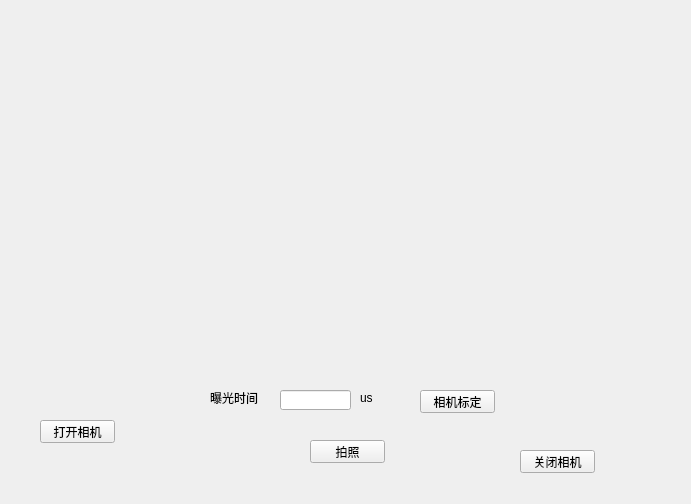
<?xml version="1.0" encoding="UTF-8"?>
<ui version="4.0">
 <class>TakePictureClass</class>
 <widget class="QWidget" name="TakePictureClass">
  <property name="geometry">
   <rect>
    <x>0</x>
    <y>0</y>
    <width>691</width>
    <height>504</height>
   </rect>
  </property>
  <property name="windowTitle">
   <string>TakePicture</string>
  </property>
  <widget class="QPushButton" name="OpenCameraButton">
   <property name="geometry">
    <rect>
     <x>40</x>
     <y>420</y>
     <width>75</width>
     <height>23</height>
    </rect>
   </property>
   <property name="text">
    <string>打开相机</string>
   </property>
  </widget>
  <widget class="QPushButton" name="TakePictureButton">
   <property name="geometry">
    <rect>
     <x>310</x>
     <y>440</y>
     <width>75</width>
     <height>23</height>
    </rect>
   </property>
   <property name="text">
    <string>拍照</string>
   </property>
  </widget>
  <widget class="QPushButton" name="CloseCameraButton">
   <property name="geometry">
    <rect>
     <x>520</x>
     <y>450</y>
     <width>75</width>
     <height>23</height>
    </rect>
   </property>
   <property name="text">
    <string>关闭相机</string>
   </property>
  </widget>
  <widget class="QLabel" name="pictureLabel">
   <property name="geometry">
    <rect>
     <x>210</x>
     <y>70</y>
     <width>391</width>
     <height>271</height>
    </rect>
   </property>
   <property name="text">
    <string/>
   </property>
  </widget>
  <widget class="QLabel" name="label">
   <property name="geometry">
    <rect>
     <x>210</x>
     <y>390</y>
     <width>61</width>
     <height>16</height>
    </rect>
   </property>
   <property name="text">
    <string>曝光时间</string>
   </property>
  </widget>
  <widget class="QLineEdit" name="ExposureTimeEdit">
   <property name="geometry">
    <rect>
     <x>280</x>
     <y>390</y>
     <width>71</width>
     <height>20</height>
    </rect>
   </property>
   <property name="text">
    <string/>
   </property>
   <property name="echoMode">
    <enum>QLineEdit::Normal</enum>
   </property>
   <property name="readOnly">
    <bool>false</bool>
   </property>
  </widget>
  <widget class="QLabel" name="label_2">
   <property name="geometry">
    <rect>
     <x>360</x>
     <y>390</y>
     <width>21</width>
     <height>16</height>
    </rect>
   </property>
   <property name="text">
    <string>us</string>
   </property>
  </widget>
  <widget class="QPushButton" name="CalibCamButton">
   <property name="geometry">
    <rect>
     <x>420</x>
     <y>390</y>
     <width>75</width>
     <height>23</height>
    </rect>
   </property>
   <property name="text">
    <string>相机标定</string>
   </property>
  </widget>
 </widget>
 <layoutdefault spacing="6" margin="11"/>
 <resources>
  <include location="TakePicture.qrc"/>
 </resources>
 <connections/>
</ui>
